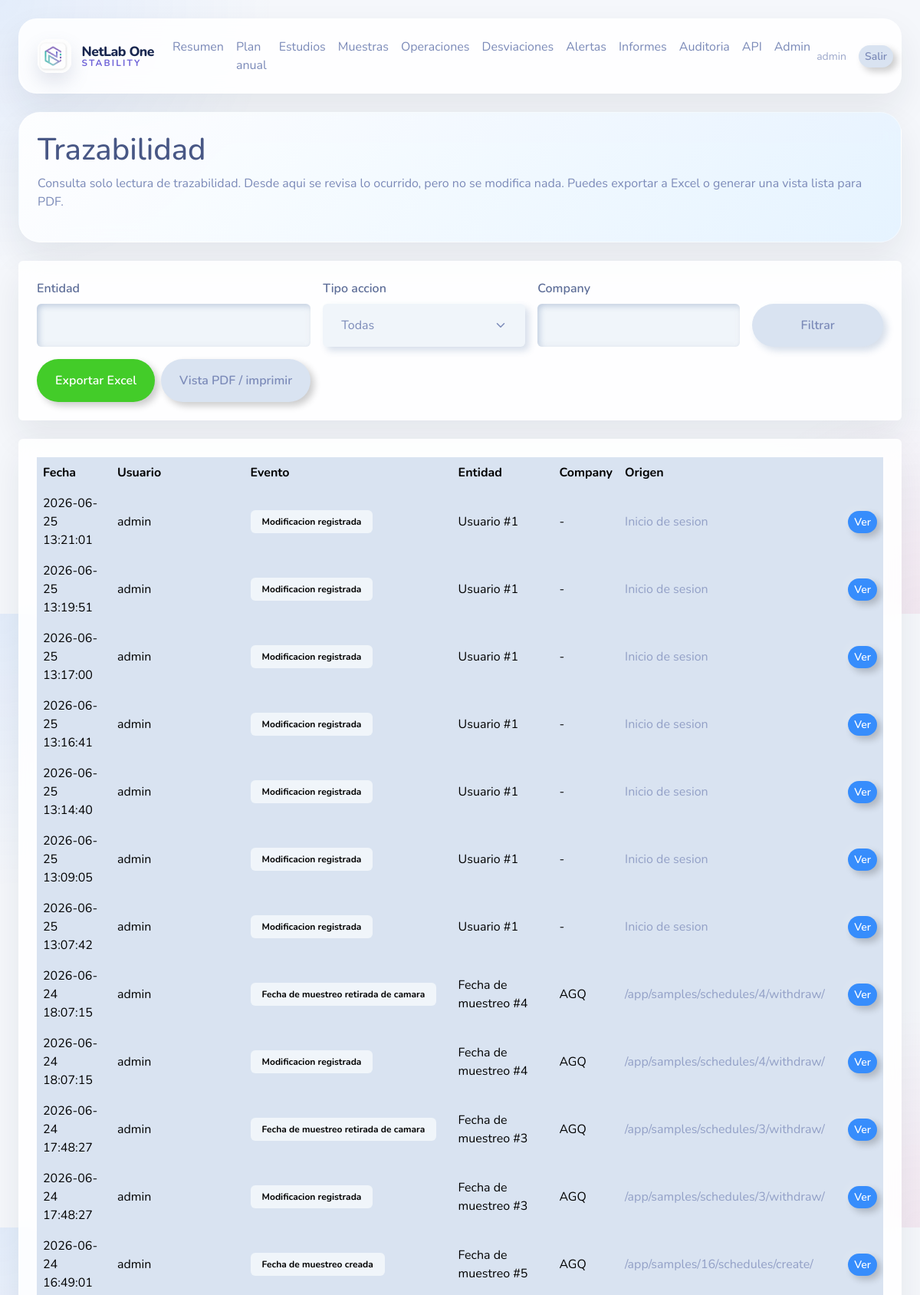
The page /app/audit/ (signed in, upper part) on the database its author committed.
### users/models.py (models this page shows, shortened)
class User(AbstractUser):
    class UserType(models.TextChoices):
        INTERNAL = 'internal', 'Internal'
        CLIENT = 'client', 'Client'
    class LanguageCode(models.TextChoices):
        ESP = 'ESP', 'Espanol'
        ENG = 'ENG', 'Ingles'
        FRA = 'FRA', 'Frances'
        POR = 'POR', 'Portugues'
        ITA = 'ITA', 'Italiano'
    company_code = models.CharField(max_length=50, blank=True)
    contact_code = models.CharField(max_length=50, blank=True)
    address_code = models.CharField(max_length=50, blank=True)
    language_code = models.CharField(max_length=3, choices=LanguageCode.choices, default=LanguageCode.ESP)
    user_type = models.CharField(max_length=20, choices=UserType.choices, default=UserType.CLIENT)
    is_quality_admin = models.BooleanField(default=False)

### audit/models.py (models this page shows, shortened)
class AuditTrail(models.Model):
    class ActionType(models.TextChoices):
        CREATE = "create", "Create"
        UPDATE = "update", "Update"
        DELETE = "delete", "Delete"
        CUSTOM = "custom", "Custom"
    action = models.CharField(max_length=100)
    action_type = models.CharField(max_length=20, choices=ActionType.choices, default=ActionType.CUSTOM)
    entity_name = models.CharField(max_length=100)
    entity_id = models.CharField(max_length=50)
    object_repr = models.CharField(max_length=255, blank=True)
    payload = models.JSONField(default=dict, blank=True)
    changes = models.JSONField(default=dict, blank=True)
    request_path = models.CharField(max_length=255, blank=True)
    request_method = models.CharField(max_length=20, blank=True)
    company_code = models.CharField(max_length=50, blank=True)
    contact_code = models.CharField(max_length=50, blank=True)
    performed_by = models.ForeignKey(User, null=True, blank=True, on_delete=models.SET_NULL)
    performed_at = models.DateTimeField(auto_now_add=True)
    class Meta:
        ordering = ['-performed_at']
        verbose_name = "Traza de Auditoría"
        verbose_name_plural = "Trazas de Auditoría"

### audit/web_views.py (the view)
# urls.py: path('app/audit/', audit_list, name='web-audit'),
@login_required
def audit_list(request):
    audits = [_decorate_audit(item) for item in _filtered_audits(request)[:300]]
    context = {
        "audits": audits,
        "action_types": AuditTrail.ActionType.choices,
    }
    return render(request, "web/audit_list.html", context)

### audit/context.py (called while the page is built)
def set_audit_request(request):
    _audit_local.request = request

def clear_audit_request():
    if hasattr(_audit_local, "request"):
        delattr(_audit_local, "request")

### audit/web_views.py (called while the page is built)
def _friendly_action(action):
    return ACTION_LABELS.get(action, action.replace("_", " ").capitalize())

def _friendly_entity(entity_name):
    return ENTITY_LABELS.get(entity_name, entity_name)

def _friendly_route(item):
    route_map = {
        "/app/studies/create/": "Pantalla de estudios",
        "/app/samples/create/": "Pantalla de muestras",
        "/app/operations/reception/": "Pantalla de operaciones / recepcion",
        "/app/operations/label/": "Pantalla de operaciones / etiquetado",
        "/app/operations/chamber/": "Pantalla de operaciones / entrada en camara",
        "/app/operations/extract/": "Pantalla de operaciones / extraccion",
        "/app/deviations/create/": "Pantalla de desviaciones",
        "/login/": "Inicio de sesion",
    }
    return route_map.get(item.request_path, item.request_path or "-")

def _decorate_audit(item):
    item.friendly_action = _friendly_action(item.action)
    item.friendly_entity = _friendly_entity(item.entity_name)
    item.friendly_route = _friendly_route(item)
    return item

def _filtered_audits(request):
    queryset = AuditTrail.objects.select_related("performed_by").all()
    entity_name = request.GET.get("entity_name")
    action_type = request.GET.get("action_type")
    company_code = request.GET.get("company_code")
    if entity_name:
        queryset = queryset.filter(entity_name__icontains=entity_name)
    if action_type:
        queryset = queryset.filter(action_type=action_type)
    if company_code:
        queryset = queryset.filter(company_code__icontains=company_code)
    return queryset

### templates/web/audit_list.html (shortened to what this page needs)
{% extends "base.html" %}
{% block content %}
<div class="hero glass p-4 mb-4">
    <h1>Trazabilidad</h1>
    <p>Consulta solo lectura de trazabilidad. Desde aqui se revisa lo ocurrido, pero no se modifica nada. Puedes exportar a Excel o generar una vista lista para PDF.</p>
</div>
<div class="card glass border-0 mb-4 no-print">
    <div class="card-body">
        <form class="row g-3">
            <div class="col-md-4">
                <label class="form-label">Entidad</label>
                <input class="form-control" type="text" name="entity_name" value="{{ request.GET.entity_name }}">
            </div>
            <div class="col-md-3">
                <label class="form-label">Tipo accion</label>
                <select class="form-select" name="action_type">
                    <option value="">Todas</option>
                </select>
            </div>
            <div class="col-md-3">
                <label class="form-label">Company</label>
                <input class="form-control" type="text" name="company_code" value="{{ request.GET.company_code }}">
            </div>
            <div class="col-md-2 d-flex align-items-end gap-2">
                <button class="btn btn-primary w-100" type="submit">Filtrar</button>
            </div>
        </form>
        <div class="mt-3 d-flex gap-2 flex-wrap">
            <a class="btn btn-outline-success rounded-pill" href="/app/audit/export/excel/?entity_name={{ request.GET.entity_name }}&action_type={{ request.GET.action_type }}&company_code={{ request.GET.company_code }}">Exportar Excel</a>
            <a class="btn btn-outline-secondary rounded-pill" target="_blank" href="/app/audit/export/print/?entity_name={{ request.GET.entity_name }}&action_type={{ request.GET.action_type }}&company_code={{ request.GET.company_code }}">Vista PDF / imprimir</a>
        </div>
    </div>
</div>
<div class="card glass border-0">
    <div class="card-body">
        <div class="table-responsive">
            <table class="table table-hover">
                <tr>
                    <th>Fecha</th>
                    <th>Usuario</th>
                    <th>Evento</th>
                    <th>Entidad</th>
                    <th>Company</th>
                    <th>Origen</th>
                    <th></th>
                </tr>
                {% for audit in audits %}
                <tr>
                    <td>{{ audit.performed_at|date:"Y-m-d H:i:s" }}</td>
                    <td>{% if audit.performed_by %}{{ audit.performed_by.username }}{% else %}-{% endif %}</td>
                    <td><span class="badge text-bg-light">{{ audit.friendly_action }}</span></td>
                    <td>{{ audit.friendly_entity }} #{{ audit.entity_id }}</td>
                    <td>{{ audit.company_code|default:"-" }}</td>
                    <td class="text-muted">{{ audit.friendly_route }}</td>
                    <td><a class="btn btn-sm btn-outline-primary rounded-pill" href="/app/audit/{{ audit.id }}/">Ver</a></td>
                </tr>
                {% endfor %}
            </table>
        </div>
    </div>
</div>
{% endblock %}

### templates/base.html (shortened to what this page needs)
{% load static %}
<!DOCTYPE html>
<html lang="es">
<head>
    <link rel="stylesheet" href="https://cdn.jsdelivr.net/npm/bootswatch@5.3.3/dist/morph/bootstrap.min.css">
</head>
<body>
    <div class="shell">
        {% if user.is_authenticated %}
        <nav class="navbar navbar-expand-lg glass topbar px-4 py-3 no-print">
            <div class="container-fluid px-0">
                <a class="navbar-brand brand-lockup fw-bold me-3" href="/">
                    <img class="brand-mark" src="{% static 'branding/netlabone-app-icon.png' %}" alt="NetLab One Stability">
                    <span class="brand-copy">
                        <span class="brand-name">NetLab One</span>
                        <span class="brand-subtitle">Stability</span>
                    </span>
                </a>
                <div class="collapse navbar-collapse" id="mainNav">
                    <ul class="navbar-nav me-auto mb-2 mb-lg-0">
                        <li class="nav-item"><a class="nav-link" href="/">Resumen</a></li>
                        <li class="nav-item"><a class="nav-link" href="/app/annual-plan/">Plan anual</a></li>
                        <li class="nav-item"><a class="nav-link" href="/app/studies/">Estudios</a></li>
                        <li class="nav-item"><a class="nav-link" href="/app/samples/">Muestras</a></li>
                        <li class="nav-item"><a class="nav-link" href="/app/operations/">Operaciones</a></li>
                        <li class="nav-item"><a class="nav-link" href="/app/deviations/">Desviaciones</a></li>
                        <li class="nav-item"><a class="nav-link" href="/app/alerts/">Alertas</a></li>
                        <li class="nav-item"><a class="nav-link" href="/app/reports/">Informes</a></li>
                        <li class="nav-item"><a class="nav-link" href="/app/audit/">Auditoria</a></li>
                        {% if request.user.is_superuser %}
                        <li class="nav-item"><a class="nav-link" href="/swagger/">API</a></li>
                        {% endif %}
                        {% if user.is_staff %}<li class="nav-item"><a class="nav-link" href="/admin/">Admin</a></li>{% endif %}
                    </ul>
                    <div class="d-flex align-items-center gap-3">
                        <span class="text-muted small">{{ user.username }}</span>
                        <form method="post" action="/logout/" class="m-0">
                            <button type="submit" class="btn btn-outline-secondary btn-sm rounded-pill">Salir</button>
                        </form>
                    </div>
                </div>
            </div>
        </nav>
        {% endif %}
        <main class="py-4">
            {% block content %}{% endblock %}
        </main>
    </div>
</body>
</html>

### templates/base.html (style rules this page uses)
body { background: radial-gradient(circle at top left, rgba(13,110,253,.08), transparent 25%), radial-gradient(circle at bottom right, rgba(214,51,132,.08), transparent 20%), #f5f7fb; min-height: 100vh; }
.shell { max-width: 1280px; margin: 0 auto; padding: 24px; }
.glass { background: rgba(255,255,255,.86); backdrop-filter: blur(14px); border: 1px solid rgba(255,255,255,.35); box-shadow: 0 20px 45px rgba(31,42,55,.08); }
.topbar { border-radius: 1.5rem; }
.brand-lockup { display: inline-flex; align-items: center; gap: .85rem; text-decoration: none; }
.brand-mark { width: 44px; height: 44px; object-fit: cover; border-radius: 14px; box-shadow: 0 12px 24px rgba(93, 109, 151, .18); }
.brand-copy { display: flex; flex-direction: column; line-height: 1.05; }
.brand-name { font-size: 1.1rem; font-weight: 800; color: #18264f; letter-spacing: -.03em; }
.brand-subtitle { font-size: .74rem; font-weight: 700; text-transform: uppercase; letter-spacing: .18em; color: #6f63d8; }
.hero { border-radius: 1.75rem; background: linear-gradient(135deg, rgba(255,255,255,.9), rgba(228,242,255,.9)); border: 1px solid rgba(255,255,255,.4); }
.table td, .table th { vertical-align: middle; }
.form-label { font-weight: 600; color: #5d6d97; }
.form-control, .form-select { min-height: 48px; border-color: #d9e1f2; }

### rows shown on the page
User: username "admin"
AuditTrail: performed_at "2026-06-25 13:21:01", performed_by.username "admin", friendly_action "Modificacion registrada", friendly_entity "Usuario", entity_id "1", company_code "-", friendly_route "Inicio de sesion"
AuditTrail: performed_at "2026-06-25 13:19:51", performed_by.username "admin", friendly_action "Modificacion registrada", friendly_entity "Usuario", entity_id "1", company_code "-", friendly_route "Inicio de sesion"
AuditTrail: performed_at "2026-06-25 13:17:00", performed_by.username "admin", friendly_action "Modificacion registrada", friendly_entity "Usuario", entity_id "1", company_code "-", friendly_route "Inicio de sesion"
AuditTrail: performed_at "2026-06-25 13:16:41", performed_by.username "admin", friendly_action "Modificacion registrada", friendly_entity "Usuario", entity_id "1", company_code "-", friendly_route "Inicio de sesion"
AuditTrail: performed_at "2026-06-25 13:14:40", performed_by.username "admin", friendly_action "Modificacion registrada", friendly_entity "Usuario", entity_id "1", company_code "-", friendly_route "Inicio de sesion"
AuditTrail: performed_at "2026-06-25 13:09:05", performed_by.username "admin", friendly_action "Modificacion registrada", friendly_entity "Usuario", entity_id "1", company_code "-", friendly_route "Inicio de sesion"
AuditTrail: performed_at "2026-06-25 13:07:42", performed_by.username "admin", friendly_action "Modificacion registrada", friendly_entity "Usuario", entity_id "1", company_code "-", friendly_route "Inicio de sesion"
AuditTrail: performed_at "2026-06-24 18:07:15", performed_by.username "admin", friendly_action "Fecha de muestreo retirada de camara", friendly_entity "Fecha de muestreo", entity_id "4", company_code "AGQ", friendly_route "/app/samples/schedules/4/withdraw/"
AuditTrail: performed_at "2026-06-24 18:07:15", performed_by.username "admin", friendly_action "Modificacion registrada", friendly_entity "Fecha de muestreo", entity_id "4", company_code "AGQ", friendly_route "/app/samples/schedules/4/withdraw/"
AuditTrail: performed_at "2026-06-24 17:48:27", performed_by.username "admin", friendly_action "Fecha de muestreo retirada de camara", friendly_entity "Fecha de muestreo", entity_id "3", company_code "AGQ", friendly_route "/app/samples/schedules/3/withdraw/"
AuditTrail: performed_at "2026-06-24 17:48:27", performed_by.username "admin", friendly_action "Modificacion registrada", friendly_entity "Fecha de muestreo", entity_id "3", company_code "AGQ", friendly_route "/app/samples/schedules/3/withdraw/"
AuditTrail: performed_at "2026-06-24 16:49:01", performed_by.username "admin", friendly_action "Fecha de muestreo creada", friendly_entity "Fecha de muestreo", entity_id "5", company_code "AGQ", friendly_route "/app/samples/16/schedules/create/"
